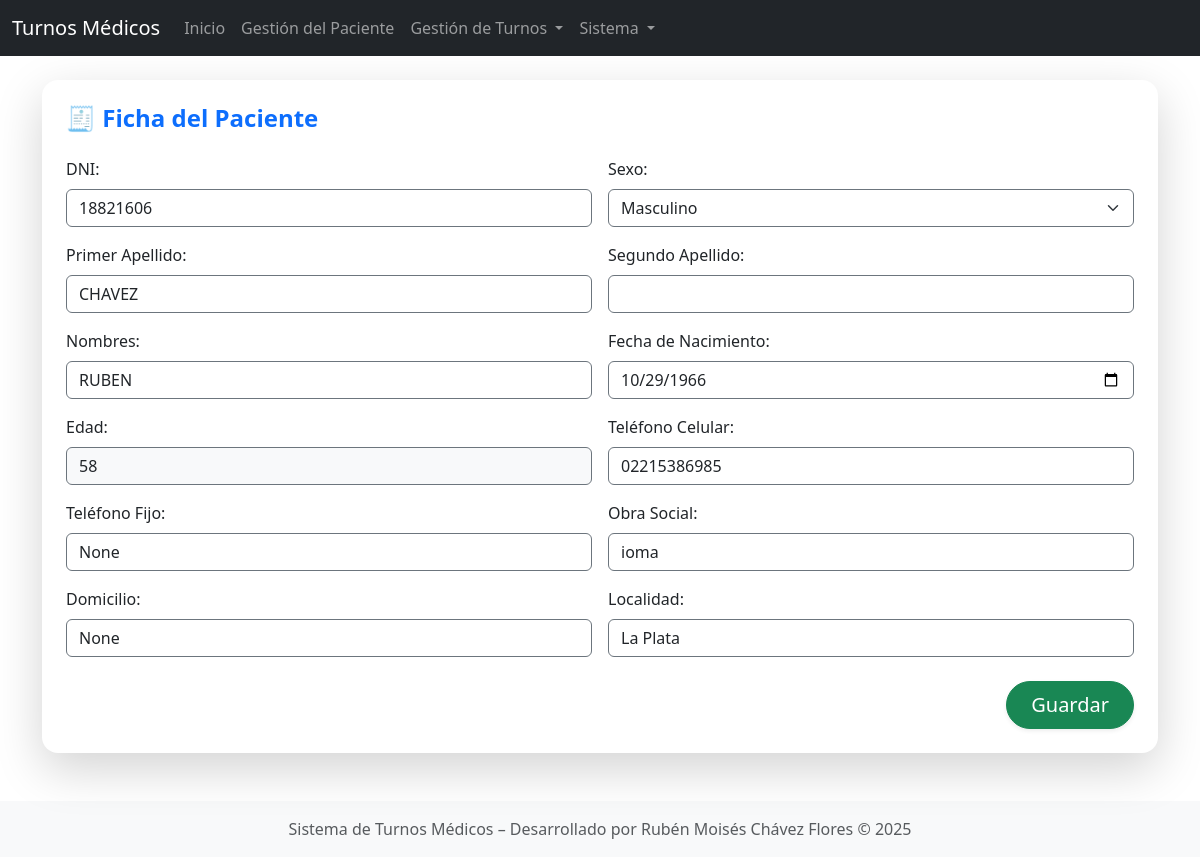
Page /modificar_paciente/18821606/ on the earlier database version.
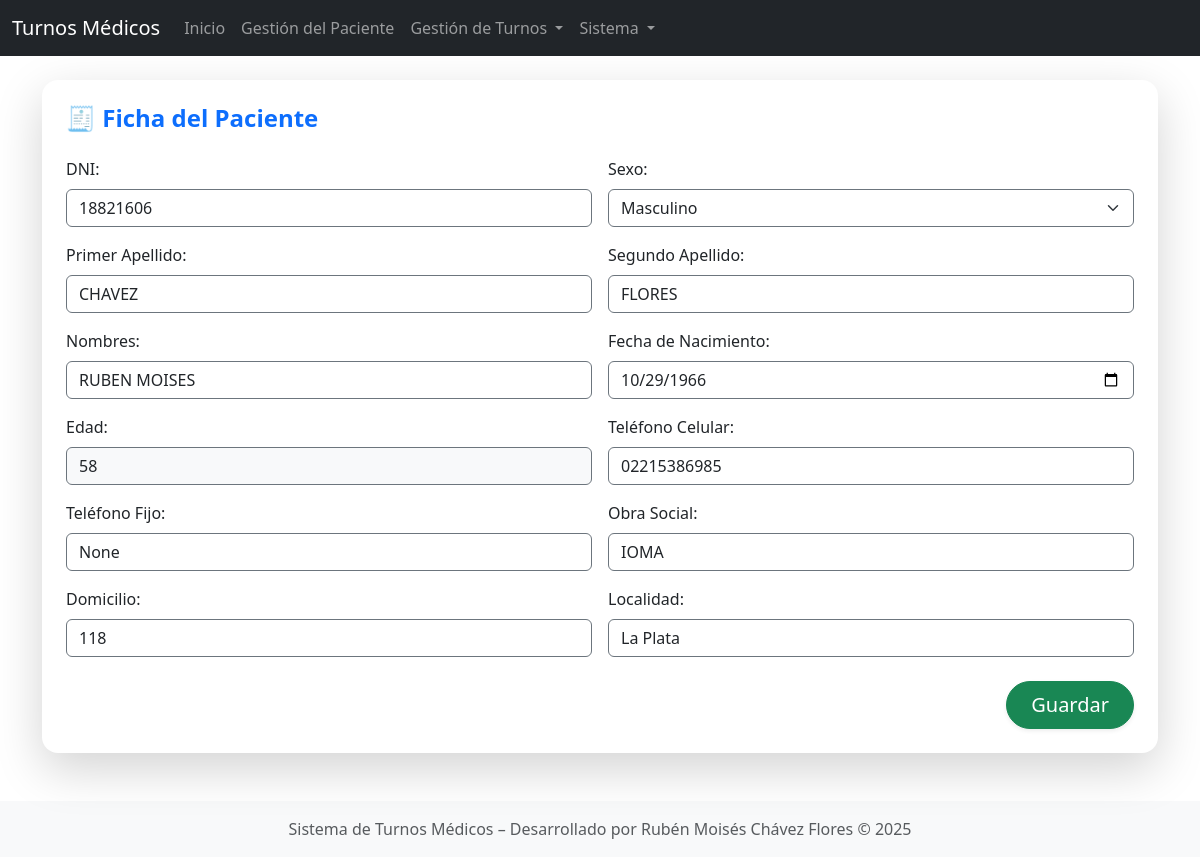
Same page on the later database version.
### gestion/models.py (models this page shows, shortened)
class Paciente(models.Model):
    dni = models.CharField(max_length=20, unique=True)
    sexo = models.CharField(max_length=10, blank=True, null=True)
    apellido = models.CharField(max_length=100)
    nombre = models.CharField(max_length=100)
    fecha_nacimiento = models.DateField(blank=True, null=True)
    @property
    def edad(self):
        if self.fecha_nacimiento:
            today = date.today()
            return today.year - self.fecha_nacimiento.year - (
                (today.month, today.day) < (self.fecha_nacimiento.month, self.fecha_nacimiento.day)
            )
        return None
    telefono_celular = models.CharField(max_length=20, blank=True, null=True)
    telefono_fijo = models.CharField(max_length=20, blank=True, null=True)
    obra_social = models.CharField(max_length=100, blank=True, null=True)
    domicilio = models.CharField(max_length=255, blank=True, null=True)
    localidad = models.CharField(max_length=100, blank=True, null=True)

### gestion/views.py (the view, shortened to what this page needs)
# urls.py: path('modificar_paciente/<str:dni>/', views.modificar_paciente, name='modificar_paciente'),
def modificar_paciente(request, dni):
    paciente = get_object_or_404(Paciente, dni=dni)
    apellidos = paciente.apellido.split(' ') if paciente.apellido else ['', '']
    apellido1 = apellidos[0]
    apellido2 = apellidos[1] if len(apellidos) > 1 else ''
    context = {
        'paciente': paciente,
        'apellido1': apellido1,
        'apellido2': apellido2,
    }
    return render(request, 'gestion/modificar_paciente.html', context)

### gestion/templates/gestion/modificar_paciente.html (shortened to what this page needs)
{% extends 'gestion/base.html' %}
{% block content %}
<form method="post" class="mt-4">
    <div class="card shadow-lg border-0 rounded-4 p-4">
        <h4 class="mb-4 text-primary fw-bold">
            🧾 Ficha del Paciente
        </h4>
        <div class="row g-3">
            <div class="col-md-6">
                <label class="form-label">DNI:</label>
                <input type="text" name="dni" class="form-control border-secondary" value="{{ paciente.dni }}" readonly>
            </div>
            <div class="col-md-6">
                <label class="form-label">Sexo:</label>
                <select name="sexo" class="form-select border-secondary" required>
                    <option value="M" {% if paciente.sexo == 'M' %}selected{% endif %}>Masculino</option>
                </select>
            </div>
            <div class="col-md-6">
                <label class="form-label">Primer Apellido:</label>
                <input type="text" name="apellido1" class="form-control border-secondary" value="{{ apellido1 }}" required>
            </div>
            <div class="col-md-6">
                <label class="form-label">Segundo Apellido:</label>
                <input type="text" name="apellido2" class="form-control border-secondary" value="{{ apellido2 }}">
            </div>
            <div class="col-md-6">
                <label class="form-label">Nombres:</label>
                <input type="text" name="nombres" class="form-control border-secondary" value="{{ paciente.nombre }}" required>
            </div>
            <div class="col-md-6">
                <label class="form-label">Fecha de Nacimiento:</label>
                <input type="date" name="fecha_nacimiento" id="fecha_nacimiento" class="form-control border-secondary" value="{{ paciente.fecha_nacimiento|date:'Y-m-d' }}">
            </div>
            <div class="col-md-6">
                <label class="form-label">Edad:</label>
                <input type="text" id="edad" class="form-control border-secondary bg-light" value="{{ paciente.edad }}" readonly>
            </div>
            <div class="col-md-6">
                <label class="form-label">Teléfono Celular:</label>
                <input type="text" name="telefono_celular" class="form-control border-secondary" value="{{ paciente.telefono_celular }}">
            </div>
            <div class="col-md-6">
                <label class="form-label">Teléfono Fijo:</label>
                <input type="text" name="telefono_fijo" class="form-control border-secondary" value="{{ paciente.telefono_fijo }}">
            </div>
            <div class="col-md-6">
                <label class="form-label">Obra Social:</label>
                <input type="text" name="obra_social" class="form-control border-secondary" value="{{ paciente.obra_social }}">
            </div>
            <div class="col-md-6">
                <label class="form-label">Domicilio:</label>
                <input type="text" name="domicilio" class="form-control border-secondary" value="{{ paciente.domicilio }}">
            </div>
            <div class="col-md-6">
                <label class="form-label">Localidad:</label>
                <input type="text" name="localidad" class="form-control border-secondary" value="{{ paciente.localidad }}">
            </div>
        </div>
        <div class="text-end mt-4">
            <button type="submit" class="btn btn-lg btn-success rounded-pill px-4 shadow-sm">
               Guardar
            </button>
        </div>
    </div>
</form>
{% endblock %}

### gestion/templates/gestion/base.html (shortened to what this page needs)
<!DOCTYPE html>
<html lang="es">
<head>
    <link href="https://cdn.jsdelivr.net/npm/bootstrap@5.3.0/dist/css/bootstrap.min.css" rel="stylesheet" />
</head>
<body>
<nav class="navbar navbar-expand-lg navbar-dark bg-dark mb-4">
    <div class="container-fluid">
        <a class="navbar-brand" href="{% url 'inicio' %}">Turnos Médicos</a>
        <div class="collapse navbar-collapse" id="navbarNav">
            <ul class="navbar-nav me-auto">
                <li class="nav-item">
                    <a class="nav-link" href="{% url 'inicio' %}">Inicio</a>
                </li>
                <li class="nav-item">
                    <a class="nav-link" href="{% url 'consultar_paciente' %}">Gestión del Paciente</a>
                </li>
                <li class="nav-item dropdown">
                    <a class="nav-link dropdown-toggle" href="#" role="button" data-bs-toggle="dropdown" aria-expanded="false">
                        Gestión de Turnos
                    </a>
                </li>
                <li class="nav-item dropdown">
                    <a class="nav-link dropdown-toggle" href="#" role="button" data-bs-toggle="dropdown" aria-expanded="false">
                        Sistema
                    </a>
                </li>
            </ul>
        </div>
    </div>
</nav>
<div class="container">
    {% block content %}{% endblock %}
</div>
<footer class="text-center mt-5 py-3 bg-light text-muted">
    Sistema de Turnos Médicos – Desarrollado por Rubén Moisés Chávez Flores &copy; {% now "Y" %}
</footer>
</body>
</html>

Differences in the rows shown:
changed Paciente "Masculino": nombres "RUBEN" → "RUBEN MOISES"; obra_social "ioma" → "IOMA"; domicilio "None" → "118"; apellido1 "CHAVEZ" → (not shown)
Other differences:
form field apellido1: (not shown) → "CHAVEZ"
form field apellido2: (not shown) → "FLORES"
